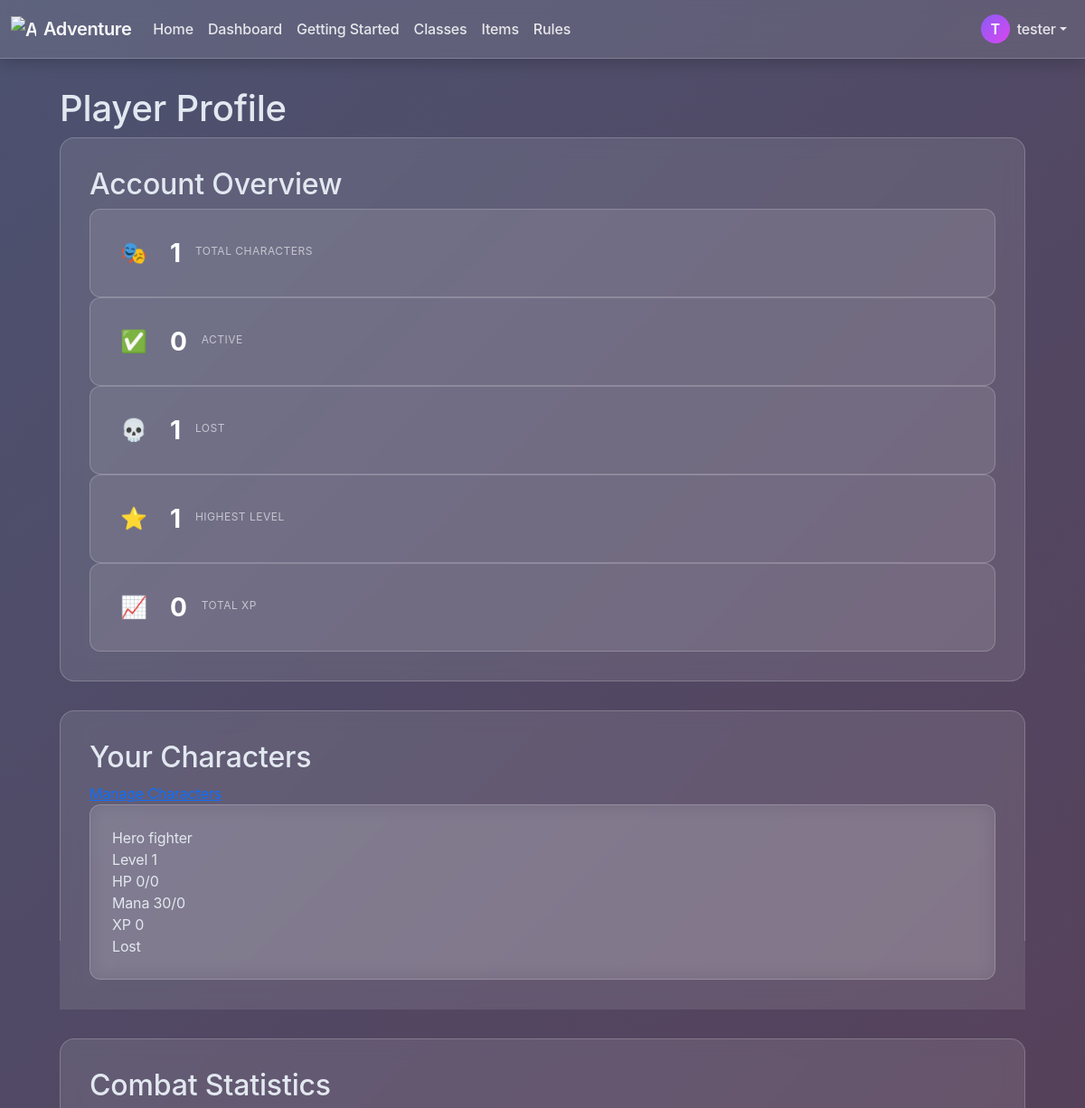
The app's page /account/profile (signed in, upper part), older data.
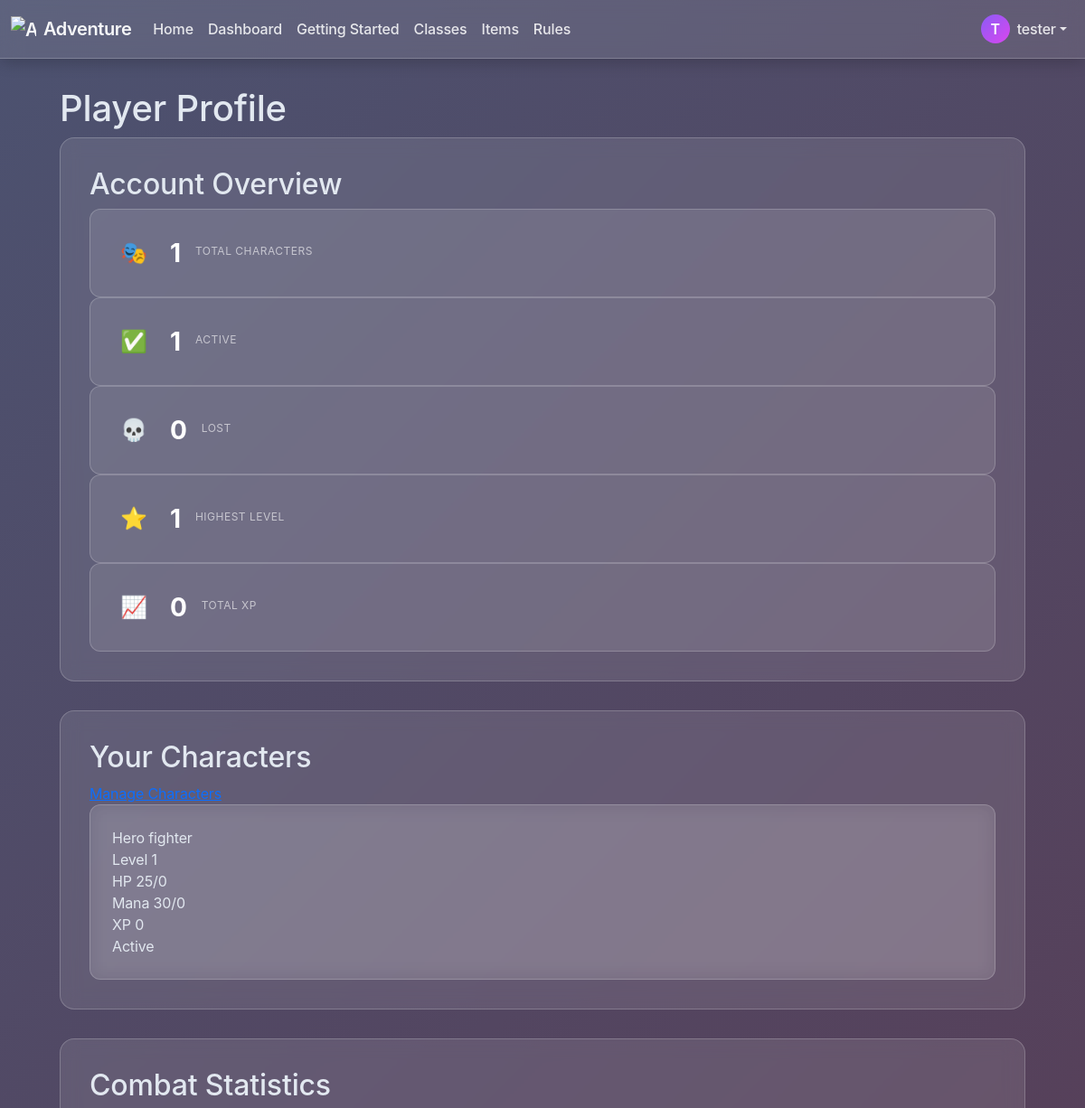
The same page, newer data.
### app/models/models.py (models this page shows)
class Character(db.Model):
    id = db.Column(db.Integer, primary_key=True)
    user_id = db.Column(db.Integer, db.ForeignKey("user.id"), nullable=False)
    name = db.Column(db.String(80), nullable=False)
    stats = db.Column(db.Text, nullable=False)  # JSON string for stats
    gear = db.Column(db.Text, nullable=True)  # JSON string for gear
    items = db.Column(db.Text, nullable=True)  # JSON string for items
    xp = db.Column(db.Integer, nullable=False, default=0)
    level = db.Column(db.Integer, nullable=False, default=1)

### app/routes/account.py (the view)
@bp_account.route("/profile")
@login_required
def profile():
    characters = Character.query.filter_by(user_id=current_user.id).all()
    characters_enriched = []
    active_characters = 0
    for c in characters:
        try:
            stats = json.loads(c.stats) if c.stats else {}
            char_data = {
                "id": c.id,
                "name": c.name,
                "level": c.level,
                "xp": c.xp,
                "current_hp": stats.get("hp", 0),
                "max_hp": stats.get("hp_max", 0),
                "current_mana": stats.get("mana", 0),
                "max_mana": stats.get("mana_max", 0),
                "char_class": stats.get("class", "Unknown"),
            }
            characters_enriched.append(char_data)
            if char_data["current_hp"] > 0:
                active_characters += 1
        except (json.JSONDecodeError, AttributeError):
            char_data = {
                "id": c.id,
                "name": c.name,
                "level": c.level,
                "xp": c.xp,
                "current_hp": 0,
                "max_hp": 0,
                "current_mana": 0,
                "max_mana": 0,
                "char_class": "Unknown",
            }
            characters_enriched.append(char_data)
    total_characters = len(characters)
    lost_characters = total_characters - active_characters
    highest_level = max([c.level for c in characters]) if characters else 0
    total_xp = sum([c.xp for c in characters])
    stats = {
        "total_characters": total_characters,
        "active_characters": active_characters,
        "lost_characters": lost_characters,
        "total_kills": 0,  # TODO: Track via CombatSession status='won'
        "total_deaths": 0,  # TODO: Track via CombatSession status='lost'
        "total_gold": 0,  # TODO: Sum from character inventories or loot tables
        "total_items_looted": 0,  # TODO: Count items in character inventories
        "highest_level": highest_level,
        "total_xp": total_xp,
    }
    return render_template(
        "account/profile.html",
        characters=characters_enriched,
        stats=stats,
        recent_combats=[],  # TODO: Query CombatSession
        recent_loot=[],  # TODO: Query DungeonLoot
    )

### app/__init__.py (called while the page is built, shortened)
@login_manager.user_loader
def load_user(user_id):  # pragma: no cover - simple loader
    from app.models.models import User
    try:
        return db.session.get(User, int(user_id))
    except Exception:
        return None

@app.before_request
def _apply_rate_limit():  # pragma: no cover - integration side-effect
    path = request.path or ""
    if path.startswith("/socket.io/") or path.startswith("/static/"):
        return None
    if not path.startswith("/api/"):
        return None

def asset_url(filename: str) -> str:
    try:
        static_folder = pathlib.Path(app.static_folder or "static")
        file_path = static_folder / filename
        mtime = int(file_path.stat().st_mtime)
        return url_for("static", filename=filename) + f"?v={mtime}"
    except Exception:
        return url_for("static", filename=filename)

### app/templates/account/profile.html (shortened to what the changed rows need)
{% extends "base.html" %}
{% block head %}
<link rel="stylesheet" href="{{ asset_url('css/glass-theme.css') }}">
{% endblock %}
{% block content %}
<div class="container-fluid profile-container">
    <div class="row">
        <div class="col-12">
            <h1 class="profile-title">Player Profile</h1>
        </div>
    </div>
    <div class="row">
        <div class="col-12">
            <div class="section-card overview-card">
                <h2 class="section-title">Account Overview</h2>
                <div class="stats-grid">
                    <div class="stat-card">
                        <div class="stat-icon">✅</div>
                        <div class="stat-value">{{ stats.active_characters }}</div>
                        <div class="stat-label">Active</div>
                    </div>
                    <div class="stat-card">
                        <div class="stat-icon">💀</div>
                        <div class="stat-value">{{ stats.lost_characters }}</div>
                        <div class="stat-label">Lost</div>
                    </div>
                </div>
            </div>
        </div>
    </div>
    <div class="row">
        <div class="col-12">
            <div class="section-card">
                <div class="section-header">
                    <h2 class="section-title">Your Characters</h2>
                </div>
                <div class="characters-list">
                    {% if characters %}
                    {% for char in characters %}
                    <div class="character-item {% if char.current_hp <= 0 %}character-lost{% endif %}">
                        <div class="character-info">
                            <div class="character-main">
                                <span class="character-name">{{ char.name }}</span>
                                <span class="character-class">{{ char.char_class }}</span>
                            </div>
                            <span class="character-level">Level {{ char.level }}</span>
                        </div>
                        <div class="character-stats">
                            <div class="stat-group">
                                <span class="stat-label-sm">HP</span>
                                <span class="character-hp">{{ char.current_hp }}/{{ char.max_hp }}</span>
                            </div>
                            <div class="stat-group">
                                <span class="stat-label-sm">Mana</span>
                                <span class="character-mana">{{ char.current_mana }}/{{ char.max_mana }}</span>
                            </div>
                            <div class="stat-group">
                                <span class="stat-label-sm">XP</span>
                                <span class="character-xp">{{ char.xp }}</span>
                            </div>
                            {% if char.current_hp <= 0 %} <span class="character-status-badge lost">Lost</span>
                                {% else %}
                                <span class="character-status-badge active">Active</span>
                                {% endif %}
                        </div>
                    </div>
                    {% endfor %}
                    {% else %}
                    <p class="empty-state">No characters created yet. <a
                            href="{{ url_for('dashboard.dashboard') }}">Start your adventure!</a></p>
                    {% endif %}
                </div>
            </div>
        </div>
    </div>
    <div class="row">
        <div class="col-12">
            <div class="section-card">
                <h2 class="section-title">Combat Statistics</h2>
            </div>
        </div>
    </div>
</div>
{% endblock %}

Row changes from the older to the newer data that the page shows:
changed Character "Hero": current_hp "0" → "25"; text "Lost" → "Active"
Text that changed along with them:
{{ stats.active_characters }}: "0" → "1"
{{ stats.lost_characters }}: "1" → "0"
